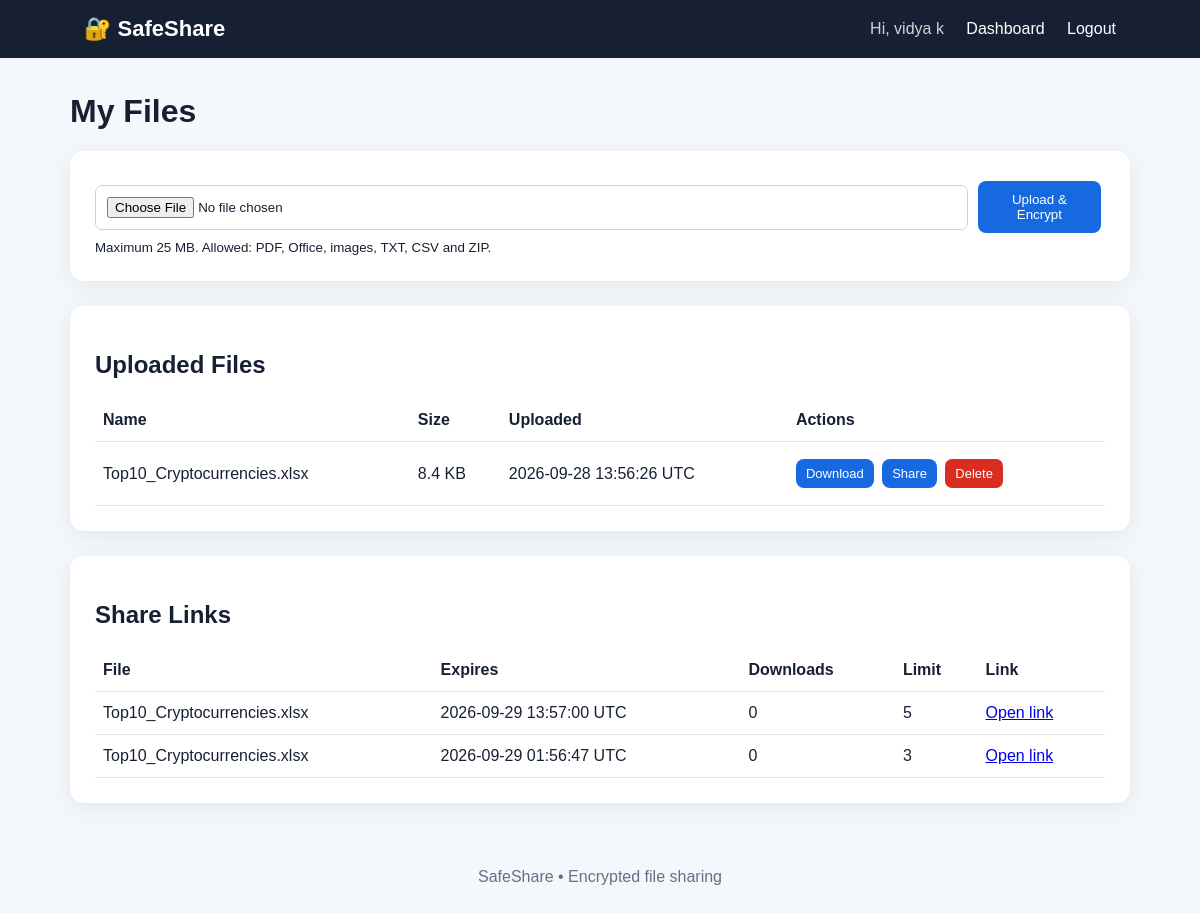
The app's page /dashboard (signed in) with its own data.
### tables this page shows
CREATE TABLE files (
        id INTEGER PRIMARY KEY AUTOINCREMENT,
        owner_id INTEGER NOT NULL,
        original_name TEXT NOT NULL,
        stored_name TEXT NOT NULL,
        size INTEGER NOT NULL,
        uploaded_at TEXT NOT NULL,
        FOREIGN KEY(owner_id) REFERENCES users(id)
    );

CREATE TABLE shares (
        id INTEGER PRIMARY KEY AUTOINCREMENT,
        file_id INTEGER NOT NULL,
        token TEXT UNIQUE NOT NULL,
        password_hash TEXT,
        expires_at TEXT NOT NULL,
        max_downloads INTEGER NOT NULL DEFAULT 5,
        downloads INTEGER NOT NULL DEFAULT 0,
        created_at TEXT NOT NULL,
        FOREIGN KEY(file_id) REFERENCES files(id)
    );

### app.py (the view)
@app.route("/dashboard")
@login_required
def dashboard():
    conn = db()
    files = conn.execute(
        "SELECT * FROM files WHERE owner_id=? ORDER BY uploaded_at DESC",
        (session["user_id"],)
    ).fetchall()
    shares = conn.execute("""
        SELECT s.*, f.original_name
        FROM shares s JOIN files f ON f.id=s.file_id
        WHERE f.owner_id=?
        ORDER BY s.created_at DESC
    """, (session["user_id"],)).fetchall()
    conn.close()
    return render_template("dashboard.html", files=files, shares=shares)

### app.py (called while the page is built)
def db():
    conn = sqlite3.connect(DB_PATH)
    conn.row_factory = sqlite3.Row
    return conn

def login_required(fn):
    @wraps(fn)
    def wrapper(*args, **kwargs):
        if "user_id" not in session:
            return redirect(url_for("login", next=request.path))
        return fn(*args, **kwargs)
    return wrapper

@app.context_processor
def inject_user():
    return {"current_user": session.get("username")}

### templates/dashboard.html (shortened to what this page needs)
{% extends "base.html" %}
{% block content %}
<h1>My Files</h1>
<div class="card">
<form action="{{ url_for('upload') }}" method="post" enctype="multipart/form-data" class="upload">
<input type="file" name="file" required>
<button class="btn">Upload & Encrypt</button>
</form>
<small>Maximum 25 MB. Allowed: PDF, Office, images, TXT, CSV and ZIP.</small>
</div>
<div class="card">
<h2>Uploaded Files</h2>
{% if files %}
<table>
<tr><th>Name</th><th>Size</th><th>Uploaded</th><th>Actions</th></tr>
{% for f in files %}
<tr>
<td>{{ f.original_name }}</td>
<td>{{ "%.1f"|format(f.size/1024) }} KB</td>
<td>{{ f.uploaded_at[:19].replace("T"," ") }} UTC</td>
<td class="actions">
<a class="btn small" href="{{ url_for('download', file_id=f.id) }}">Download</a>
<a class="btn small" href="{{ url_for('create_share', file_id=f.id) }}">Share</a>
<form method="post" action="{{ url_for('delete_file', file_id=f.id) }}" onsubmit="return confirm('Delete this file and all its share links?')">
<button class="danger small">Delete</button>
</form>
</td>
</tr>
{% endfor %}
</table>
{% else %}<p>No files uploaded yet.</p>{% endif %}
</div>
<div class="card">
<h2>Share Links</h2>
{% if shares %}
<table>
<tr><th>File</th><th>Expires</th><th>Downloads</th><th>Limit</th><th>Link</th></tr>
{% for s in shares %}
<tr>
<td>{{ s.original_name }}</td>
<td>{{ s.expires_at[:19].replace("T"," ") }} UTC</td>
<td>{{ s.downloads }}</td>
<td>{{ s.max_downloads }}</td>
<td><a href="{{ url_for('shared_file', token=s.token, _external=True) }}">Open link</a></td>
</tr>
{% endfor %}
</table>
{% else %}<p>No share links created.</p>{% endif %}
</div>
{% endblock %}

### templates/base.html (shortened to what this page needs)
<!doctype html>
<html lang="en">
<head>
<link rel="stylesheet" href="{{ url_for('static', filename='style.css') }}">
</head>
<body>
<nav>
  <a class="brand" href="{{ url_for('index') }}">🔐 SafeShare</a>
  <div>
  {% if current_user %}
    <span class="user">Hi, {{ current_user }}</span>
    <a href="{{ url_for('dashboard') }}">Dashboard</a>
    <a href="{{ url_for('logout') }}">Logout</a>
  {% else %}
    <a href="{{ url_for('login') }}">Login</a>
    <a href="{{ url_for('register') }}">Register</a>
  {% endif %}
  </div>
</nav>
<main class="container">
{% block content %}{% endblock %}
</main>
<footer>SafeShare • Encrypted file sharing</footer>
</body>
</html>

### static/style.css (style rules this page uses)
* { box-sizing:border-box }
body { margin:0;font-family:Arial,sans-serif;background:#f4f7fb;color:#172033 }
nav { background:#172033;color:#fff;padding:16px 7%;display:flex;justify-content:space-between;align-items:center }
nav a { color:#fff;text-decoration:none;margin-left:18px }
.brand { font-size:22px;font-weight:bold;margin-left:0 }
.user { opacity:.8 }
.container { max-width:1100px;margin:35px auto;padding:0 20px }
.card,.form-card { background:#fff;padding:25px;border-radius:14px;box-shadow:0 5px 25px #00000012;margin-bottom:25px }
.btn { display:inline-block;background:#1769e0;color:#fff;border:0;padding:11px 17px;border-radius:8px;text-decoration:none;cursor:pointer;margin:5px 4px 5px 0 }
.danger { background:#d92d20;color:#fff;border:0;border-radius:7px;padding:9px 12px;cursor:pointer }
.small { font-size:13px;padding:7px 10px }
input { width:100%;padding:11px;border:1px solid #ccd3df;border-radius:7px;margin-bottom:5px }
table { width:100%;border-collapse:collapse }
th,td { text-align:left;padding:12px 8px;border-bottom:1px solid #e5e7eb;vertical-align:middle }
.actions { white-space:nowrap }
.actions form { display:inline }
footer { text-align:center;color:#667085;padding:30px }
.upload { display:flex;gap:10px;align-items:center }
.upload input { margin:0 }

### records on screen
files: original_name "Top10_Cryptocurrencies.xlsx", f.size/1024 "8.4", uploaded_at "2026-09-28 13:56:26"
shares: original_name "Top10_Cryptocurrencies.xlsx", expires_at "2026-09-29 13:57:00", downloads "0", max_downloads "5"
shares: original_name "Top10_Cryptocurrencies.xlsx", expires_at "2026-09-29 01:56:47", downloads "0", max_downloads "3"

### other values on screen
{{ current_user }} "vidya k"
